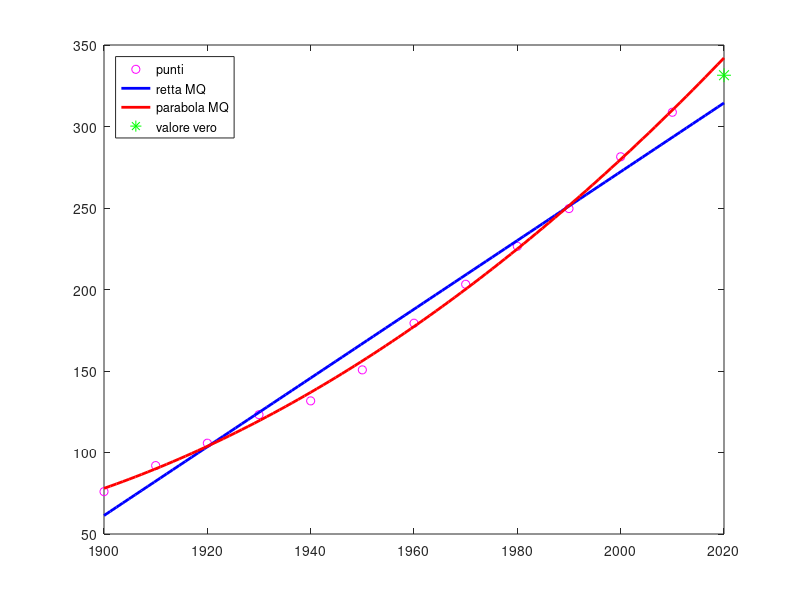

Here is the MATLAB script that generated this plot:
%-------------------------------------------------------------------------
% SCRIPT per modellizare la crescita della popolazione degli 
% Stati Uniti di America. 
% A partire da misurazioni del numero di abitanti negli anni 
% dal 1900 al 2000.
% A partire da questi dati si vuole estimare il numero di abitanti
% nell'anno 2010, e confrontarlo con il valore rilevato nel censimento
% effettuato in tale anno che era di 308.745.538 abitanti.
%-------------------------------------------------------------------------
% anni in cui sono stati effettuate le misurazioni
x= 1900:10:2010;
% Dati in milioni di abitanti
y=[75.995 91.972  105.711  123.203 131.669 150.697 179.323 203.212 226.505 249.633 281.422 308.745];
yvero= 331.449; % milioni di abitanti
xestrap=2020;

% Polinomio di approssimazione ai minimi quadrati di grado 1 (retta) 
a1 = polyfit(x,y,1);
xx = linspace(x(1),xestrap);
yy1 = polyval(a1,xx);

err1vec = (polyval(a1,x)-y).^2;
err1 = sqrt(sum(err1vec))

prevrettaMQ=polyval(a1,xestrap)

% Polinomio di approssimazione ai minimi quadrati di grado 2 
a2 = polyfit(x,y,2);
xx = linspace(x(1),xestrap);
yy2 = polyval(a2,xx);

err2vec = (polyval(a2,x)-y).^2;
err2 = sqrt(sum(err2vec))
%norm(polyval(a2,x)-y)
prevparab=polyval(a2,xestrap)

% GRAFICO
plot(x,y,'mo','markersize',6); hold on;
plot(xx,yy1,'b-','Linewidth',2); % retta di approssimazione ai minimi quadrati
plot(xx,yy2,'r-','Linewidth',2); % parabola Min. quadrati
plot(xestrap,yvero,'g*','markersize',10); % punto vero
legend('punti','retta MQ','parabola MQ',...
'valore vero','Location','northwest'); hold off;
